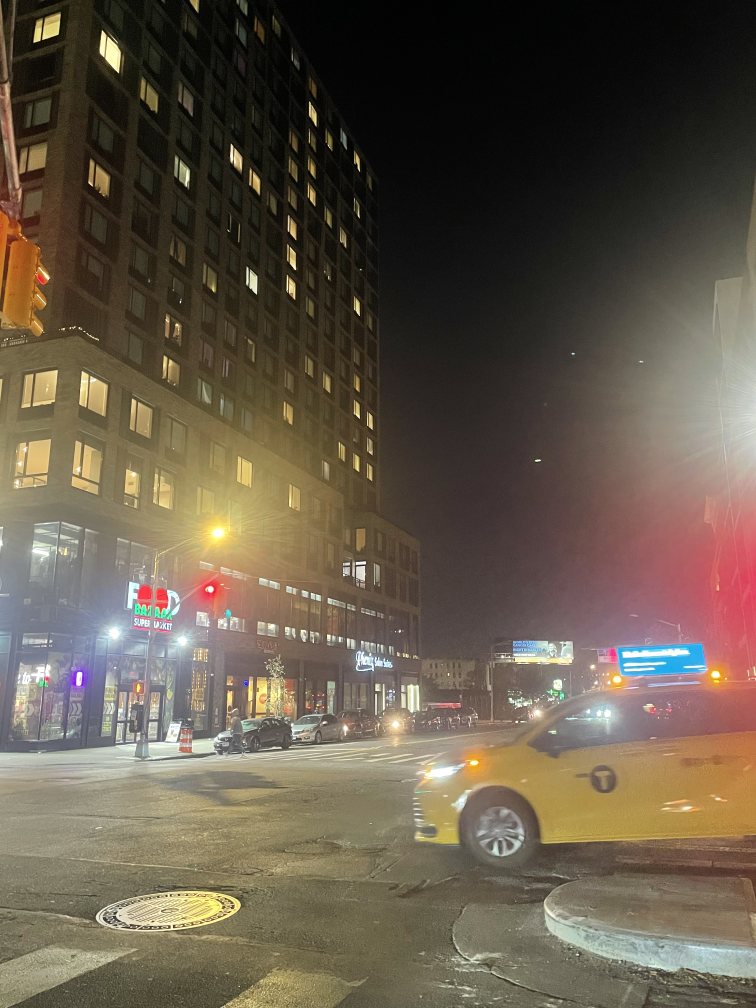
#> input picture hw3/results/challenge_1f_input/03.jpg, 3024 x 4032 px (shown at 1/4 size); its folder holds 2 pictures in this run
$ python -i programming.py   (imports and definitions only)
#> lines starting #> are read from the running program, lines starting #| are printed output that depends on the picture
### hw3/utils.py
import os
from pathlib import Path
from typing import List, Optional, Tuple

import cv2
import matplotlib.pyplot as plt
import numpy as np
from matplotlib.figure import Figure

DATA_DIR = Path("data")
RESULTS_DIR = Path("results")
RESULTS_DIR.mkdir(exist_ok=True)


# [27 lines left out: functions print_banner, get_data_path, not called in this run]


def get_result_path(filename: str) -> str:
    """
    Return the path to a data file.

    Args:
        filename (str): Name of the file.

    Returns:
        str: The absolute path to the file.
    """
    return str((RESULTS_DIR / filename).resolve())


def imread(
    path: str, flag: int = cv2.IMREAD_COLOR, rgb: bool = False, normalize: bool = False
) -> np.ndarray:
    """
    Read an image from a file.

    Args:
        path (str): Path to the image.
        flag (int, optional): Image read flag passed to cv2.imread. Defaults to cv2.IMREAD_COLOR.
        rgb (bool, optional): Whether to read the image as BGR (rgb=False) or RGB (rgb=True).
            Defaults to False.
        normalize (bool, optional): Normalize the image to the range [0, 1]. Defaults to False.

    Raises:
        FileNotFoundError: If the filepath could not be found.

    Returns:
        np.ndarray: The image as a multidimensional array.
    """
#> called with path = 'hw3/results/challenge_1f_input/03.jpg', rgb = True, normalize = True
    if not Path(path).is_file():
        raise FileNotFoundError(f"File not found: {path}")
    img = cv2.imread(str(path), flag)
#> img is the input picture: shape (4032, 3024, 3); mean B, G, R 74, 89.3, 100.6

    if rgb:
        img = cv2.cvtColor(img, cv2.COLOR_BGR2RGB)
    if normalize:
        img = img.astype(np.float32) / 255
    return img


# [60 lines left out: functions imread_alpha, imshow, imwrite, not called in this run]


def sift_matches(img1: np.ndarray, img2: np.ndarray) -> Tuple[np.ndarray, np.ndarray]:
    """
    Obtain point correspondence using SIFT features.

    Args:
        img1 (np.ndarray): First image.
        img2 (np.ndarray): Second image.

    Returns:
        Tuple[np.ndarray, np.ndarray]: src_points (Nx2) of points in img1,
            dst_points (Nx2) correspondences in img2.
    """
    if img1.dtype == np.float64 or img1.dtype == np.float32:
        img1 = (img1 * 255).astype(np.uint8)
    if img2.dtype == np.float64 or img2.dtype == np.float32:
        img2 = (img2 * 255).astype(np.uint8)

    sift = cv2.SIFT_create()

    kp1, des1 = sift.detectAndCompute(img1, None)
    kp2, des2 = sift.detectAndCompute(img2, None)

    bf = cv2.BFMatcher()
    matches = bf.knnMatch(des1, des2, k=2)

    good = []
    for m, n in matches:
        if m.distance < 0.8 * n.distance:
            good.append([m])

    src_pts = np.asarray([kp1[good[i][0].queryIdx].pt for i in range(len(good))])
    dest_pts = np.asarray([kp2[good[i][0].trainIdx].pt for i in range(len(good))])

    return src_pts, dest_pts


# [51 lines left out: function show_correspondences, not called in this run]


class EventHandler:
    # [16 lines left out: functions __init__, keypress_factory, not called in this run]


class ZoomPanEventHandler(EventHandler):
    # [111 lines left out: functions __init__, keypress_factory, zoom_factory, pan_factory, not called in this run]


class SelectPointsEventHandler(ZoomPanEventHandler):
    # [67 lines left out: functions __init__, keypress_factory, point_select_factory, not called in this run]


class SelectPointsViewer:
    # [16 lines left out: function __init__, not called in this run]

    def show(self):
        plt.show()

    def get_points(self) -> np.ndarray:
        return np.array(self.eh.points).astype(int)


# [39 lines left out: function click_pts, not called in this run]

### hw3/programming.py
from pathlib import Path
from typing import List, Tuple

import cv2
import numpy as np
import utils
from scipy.ndimage import distance_transform_edt

# Tunable parameters

# RANSAC parameters for challenge1a
CHALLENGE_1C_RANSAC_N = 500  # Number of iterations
CHALLENGE_1C_RANSAC_EPS = 5  # Maximum reprojection error


# --------------------------------------------------------------------------
# Challenge 1: Image Mosaicking App
# --------------------------------------------------------------------------
def compute_homography(src_pts: np.ndarray, dest_pts: np.ndarray) -> np.ndarray:
    """
    Compute the homography matrix relating the given points.
    Hint: use np.linalg.eig to compute the eigenvalues of a matrix.

    Args:
        src_pts (np.ndarray): Nx2 matrix of source points
        dest_pts (np.ndarray): Nx2 matrix of destination points

    Returns:
        np.ndarray: 3x3 homography matrix
    """
    assert src_pts.shape[0] == dest_pts.shape[0]
    assert src_pts.shape[1] == 2 and dest_pts.shape[1] == 2
    N = src_pts.shape[0]

    if N < 4:
        raise ValueError("At least four correspondences are required")
    normalized = []
    transforms = []
    for points in (src_pts, dest_pts):
        points = np.asarray(points, dtype=float)
        center = points.mean(axis=0)
        mean_distance = np.linalg.norm(points-center, axis=1).mean()
        if mean_distance < 1e-12:
            raise ValueError("Degenerate point configuration")
        scale = np.sqrt(2) / mean_distance
        T = np.array([[scale, 0, -scale*center[0]],
                      [0, scale, -scale*center[1]], [0, 0, 1]])
        normalized.append((points-center)*scale)
        transforms.append(T)
    x, y = normalized[0].T
    u, v = normalized[1].T
    A = np.zeros((2*N, 9))
    A[0::2] = np.column_stack((-x, -y, -np.ones(N), np.zeros((N, 3)), u*x, u*y, u))
    A[1::2] = np.column_stack((np.zeros((N, 3)), -x, -y, -np.ones(N), v*x, v*y, v))
    if np.linalg.matrix_rank(A) < 8:
        raise ValueError("Point configuration does not determine a homography")
    eigenvalues, eigenvectors = np.linalg.eig(A.T @ A)
    H_normalized = eigenvectors[:, np.argmin(eigenvalues.real)].real.reshape(3, 3)
    H = np.linalg.inv(transforms[1]) @ H_normalized @ transforms[0]
    scale = H[2, 2] if abs(H[2, 2]) > 1e-12 else np.linalg.norm(H)
    return H / scale


def apply_homography(H: np.ndarray, test_pts: np.ndarray) -> np.ndarray:
    """
    Apply the homography to the given test points

    Args:
        H (np.ndarray): 3x3 homography matrix
        test_pts (np.ndarray): Nx2 test points

    Returns:
        np.ndarray: Nx2 points after applying the homography
    """
    assert test_pts.shape[1] == 2

    points = np.column_stack((np.asarray(test_pts, dtype=float), np.ones(len(test_pts))))
    transformed = points @ np.asarray(H, dtype=float).T
    result = np.full((len(test_pts), 2), np.nan)
    valid = np.abs(transformed[:, 2]) > 1e-12
    result[valid] = transformed[valid, :2] / transformed[valid, 2, None]
    return result


def backward_warp_img(
    src_img: np.ndarray, H_inv: np.ndarray, dest_canvas_width_height: Tuple[int, int]
) -> Tuple[np.ndarray, np.ndarray]:
    """
    Apply a homography to the image using backward warping.

    Use cv2.remap to interpolate the warped points.
    The function call should follow this form:
        img_warp = cv2.remap(img, map_x.astype(np.float32),
            map_y.astype(np.float32), cv2.INTER_LINEAR, borderValue=np.nan).
    This casts map_x and map_y to 32-bit floats, chooses linear interpolation,
    and sets pixels outside the original image to NaN (not-a-number).

    Also, since we are working with color images, you should process each
    color channel separately.

    Args:
        src_img (np.ndarray): Nx2 source points
        H_inv (np.ndarray): 3x3 inverse of the src -> dest homography
        dest_canvas_width_height (Tuple[int, int]): size of the destination image

    Returns:
        Tuple[np.ndarray, np.ndarray]: final image, binary mask where the
            destination image is filled in
    """

    width, height = dest_canvas_width_height
    y, x = np.indices((height, width))
    points = np.column_stack((x.ravel(), y.ravel()))
    source_points = apply_homography(H_inv, points)
    map_x = source_points[:, 0].reshape(height, width)
    map_y = source_points[:, 1].reshape(height, width)
    source_height, source_width = src_img.shape[:2]
    valid = (np.isfinite(map_x) & np.isfinite(map_y) &
             (map_x >= -1e-6) & (map_x <= source_width-1+1e-6) &
             (map_y >= -1e-6) & (map_y <= source_height-1+1e-6))
    map_x = np.where(valid, np.clip(map_x, 0, source_width-1), -100)
    map_y = np.where(valid, np.clip(map_y, 0, source_height-1), -100)
    source = np.asarray(src_img, dtype=float)
    channels = source[:, :, None] if source.ndim == 2 else source
    warped = np.empty((height, width, channels.shape[2]), dtype=float)
    for channel in range(channels.shape[2]):
        warped[:, :, channel] = cv2.remap(
            np.pad(channels[:, :, channel], 1, mode="edge"),
            (map_x+1).astype(np.float32), (map_y+1).astype(np.float32),
            cv2.INTER_LINEAR, borderValue=np.nan)
    mask = valid & np.all(np.isfinite(warped), axis=2)
    warped[~mask] = 0
    return (warped[:, :, 0] if source.ndim == 2 else warped), mask


# [27 lines left out: function warp_img_onto, not called in this run]


def run_RANSAC(
    src_pts: np.ndarray, dest_pts: np.ndarray, ransac_n: int, ransac_eps: float
) -> Tuple[np.ndarray, np.ndarray]:
    """
    Run RANSAC on the given point correspondences to compute a homography
    from source to destination points. When sampling new points at each RANSAC
    iteration, remember to sample _without_ replacement.

    Args:
        src_pts (np.ndarray): Nx2 source points
        dest_pts (np.ndarray): Nx2 destination points
        ransac_n (int): number of RANSAC iterations
        ransac_eps (float): maximum 2D reprojection error for inliers

    Returns:
        Tuple[np.ndarray, np.ndarray]: Tuple of the inlier indices and the
        estimated homography matrix.
    """
    assert src_pts.shape[0] == dest_pts.shape[0]
    assert src_pts.shape[1] == 2 and dest_pts.shape[1] == 2

    if len(src_pts) < 4 or ransac_n <= 0 or ransac_eps <= 0:
        raise ValueError("RANSAC needs four matches and positive parameters")
    rng = np.random.default_rng(0)
    best_indices = np.empty(0, dtype=int)
    best_error = np.inf
    best_H = None
    for _ in range(ransac_n):
        sample = rng.choice(len(src_pts), 4, replace=False)
        try:
            H = compute_homography(src_pts[sample], dest_pts[sample])
        except (ValueError, np.linalg.LinAlgError):
            continue
        error = np.linalg.norm(apply_homography(H, src_pts)-dest_pts, axis=1)
        indices = np.flatnonzero(np.isfinite(error) & (error <= ransac_eps))
        mean_error = error[indices].mean() if len(indices) else np.inf
        if len(indices) > len(best_indices) or (len(indices) == len(best_indices) and mean_error < best_error):
            best_indices, best_error, best_H = indices, mean_error, H
    if best_H is None or len(best_indices) < 4:
        raise ValueError("Could not find a nondegenerate consensus")
    for _ in range(5):
        try:
            refined_H = compute_homography(src_pts[best_indices], dest_pts[best_indices])
        except (ValueError, np.linalg.LinAlgError):
            break
        error = np.linalg.norm(apply_homography(refined_H, src_pts)-dest_pts, axis=1)
        indices = np.flatnonzero(np.isfinite(error) & (error <= ransac_eps))
        if len(indices) < 4:
            break
        unchanged = np.array_equal(indices, best_indices)
        best_indices, best_H = indices, refined_H
        if unchanged:
            break
    return best_indices, best_H


def blend_image_pair(
    img1: np.ndarray,
    mask1: np.ndarray,
    img2: np.ndarray,
    mask2: np.ndarray,
    blending_mode: str,
) -> np.ndarray:
    """
    Blend two images together using the "overlay" or "blend" mode.

    In the "overlay" mode, image 2 is overlaid on top of image 1 wherever
    mask2 is non-zero.
    In "blend" mode, the blended image is a weighted combination of the two
    images, where each pixel is weighted based on its distance to the edge.

    Args:
        img1 (np.ndarray): First image
        mask1 (np.ndarray): Mask where the first image is non-zero
        img2 (np.ndarray): Second image
        mask2 (np.ndarray): Mask where the second image is non-zero
        blending_mode (str): "overlay" or "blend"

    Returns:
        np.ndarray: blended image.
    """
    assert blending_mode in ["overlay", "blend"]

    mask1 = np.asarray(mask1, dtype=bool)
    mask2 = np.asarray(mask2, dtype=bool)
    first = np.where(mask1[..., None], np.nan_to_num(img1), 0) if img1.ndim == 3 else np.where(mask1, np.nan_to_num(img1), 0)
    second = np.where(mask2[..., None], np.nan_to_num(img2), 0) if img2.ndim == 3 else np.where(mask2, np.nan_to_num(img2), 0)
    if blending_mode == "overlay":
        return np.where(mask2[..., None] if img2.ndim == 3 else mask2, second, first)
    weight1 = distance_transform_edt(np.pad(mask1, 1))[1:-1, 1:-1]
    weight2 = distance_transform_edt(np.pad(mask2, 1))[1:-1, 1:-1]
    total = weight1 + weight2
    total[total == 0] = 1
    if img1.ndim == 3:
        weight1, weight2, total = weight1[..., None], weight2[..., None], total[..., None]
    return (first*weight1 + second*weight2) / total


def stitch_imgs(imgs: List[np.ndarray]) -> np.ndarray:
    """
    Stitch a list of images together into an image mosaic.
    imgs: list of images to be stitched together. You may assume the order
    the images appear in the list is the order in which they should be stitched
    together.

    Args:
        imgs (List[np.ndarray]): list of images to be stitched together. You may
        assume the order the images appear in the list is the order in which
        they should be stitched together.

    Returns:
        np.ndarray: the final, stitched image
    """

    if not imgs:
        raise ValueError("At least one image is required")
    imgs = [image.astype(float) / np.iinfo(image.dtype).max
            if np.issubdtype(image.dtype, np.integer) else np.asarray(image, dtype=float)
            for image in imgs]
    mosaic = imgs[0].copy()
    mosaic_mask = np.ones(mosaic.shape[:2], dtype=bool)
    for image in imgs[1:]:
        src_pts, dest_pts = utils.sift_matches(image, mosaic)
        _, H = run_RANSAC(src_pts, dest_pts, CHALLENGE_1C_RANSAC_N, CHALLENGE_1C_RANSAC_EPS)
        height, width = image.shape[:2]
        corners = np.array([[0, 0], [width-1, 0], [width-1, height-1], [0, height-1]])
        transformed_corners = apply_homography(H, corners)
        if not np.isfinite(transformed_corners).all():
            raise ValueError("Image corners project to infinity")
        old_height, old_width = mosaic.shape[:2]
        minimum = np.floor(np.minimum(transformed_corners.min(axis=0), [0, 0])).astype(int)
        maximum = np.ceil(np.maximum(transformed_corners.max(axis=0), [old_width-1, old_height-1])).astype(int)
        new_width, new_height = maximum-minimum+1
        if new_width*new_height > 50_000_000:
            raise ValueError("Implausibly large mosaic; check image overlap")
        T = np.array([[1, 0, -minimum[0]], [0, 1, -minimum[1]], [0, 0, 1]])
        padded = np.zeros((new_height, new_width)+mosaic.shape[2:], dtype=float)
        padded_mask = np.zeros((new_height, new_width), dtype=bool)
        left, top = -minimum
        padded[top:top+old_height, left:left+old_width] = mosaic
        padded_mask[top:top+old_height, left:left+old_width] = mosaic_mask
        warped, mask = backward_warp_img(image, np.linalg.inv(T @ H), (new_width, new_height))
        mosaic = blend_image_pair(padded, padded_mask, warped, mask, "blend")
        mosaic_mask = padded_mask | mask
    return mosaic


def build_your_own_panorama() -> np.ndarray:
    """
    Build your own panorama using images in results/challenge_1f_input/.
    """
    input_path = utils.get_result_path("challenge_1f_input")  # Do not change

    # Load images
    # Start with the middle view to limit perspective distortion.
    file_names = sorted(p.name for p in Path(input_path).iterdir()
                        if p.suffix.lower() in {".jpg", ".jpeg", ".png", ".bmp"}) if Path(input_path).is_dir() else []
    middle = len(file_names) // 2
    file_names = file_names[middle:middle+1] + file_names[:middle][::-1] + file_names[middle+1:]
    imgs = []
    for f_name in file_names:
        img_path = str((Path(input_path) / f_name).resolve())
        img = utils.imread(img_path, flag=None, rgb=True, normalize=True)
        height, width = img.shape[:2]
        scale = min(1.0, 1280/width, 720/height)
        if scale < 1:
            img = cv2.resize(img, (round(width*scale), round(height*scale)))
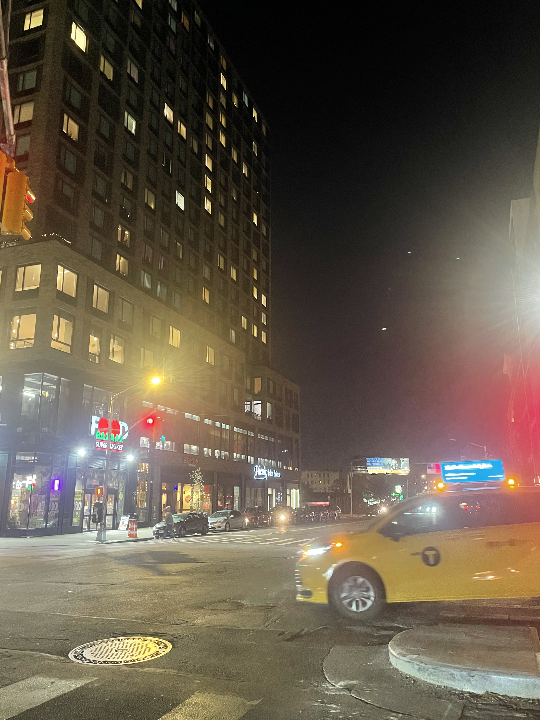
#> img: shape (720, 540, 3) float32; mean R, G, B 0.394, 0.35, 0.29
        imgs.append(img)

    if len(imgs) < 2:
        raise FileNotFoundError("Add at least two overlapping camera photos to results/challenge_1f_input")
    return stitch_imgs(imgs)
#> in stitch_imgs, `imgs = [image.astype(float) / np.iinfo(image.dtype).max if np.issubdty..`: imgs = 2 items
#> in stitch_imgs, `mosaic = imgs[0].copy()`:
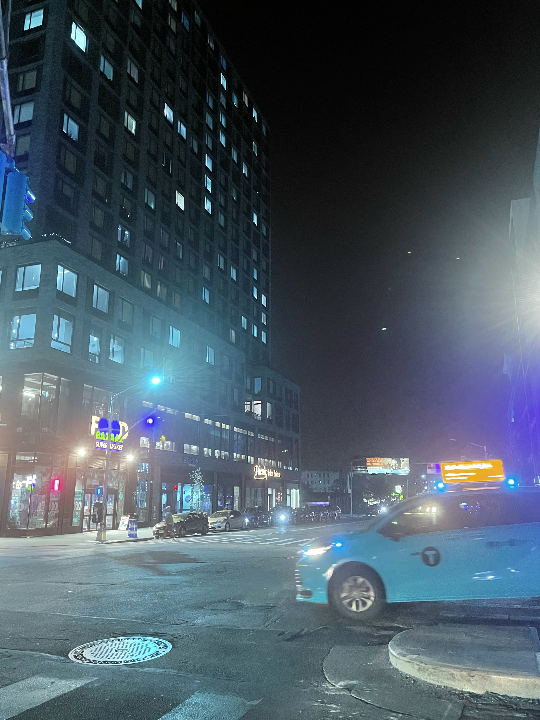
#> mosaic: shape (720, 540, 3) float64; mean of channels 0, 1, 2 0.394, 0.35, 0.29; drawn as B, G, R
#> the loop in stitch_imgs, `for image in imgs[1:]:` made 1 pass
#> matches in sift_matches on pass 1: 1321 matches
#> pass 1, in sift_matches, `img1 = (img1 * 255).astype(np.uint8)`:
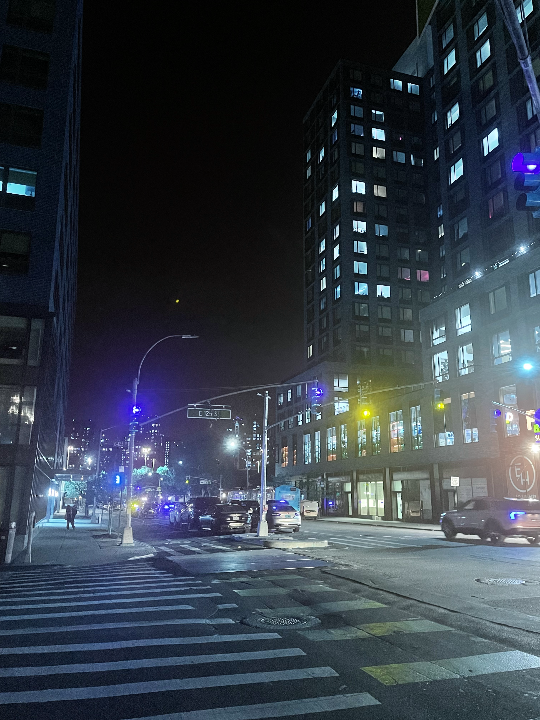
#> img1: shape (720, 540, 3); mean of channels 0, 1, 2 73.7, 63.1, 54.2; drawn as B, G, R
#> pass 1, in backward_warp_img, `y, x = np.indices((height, width))`:
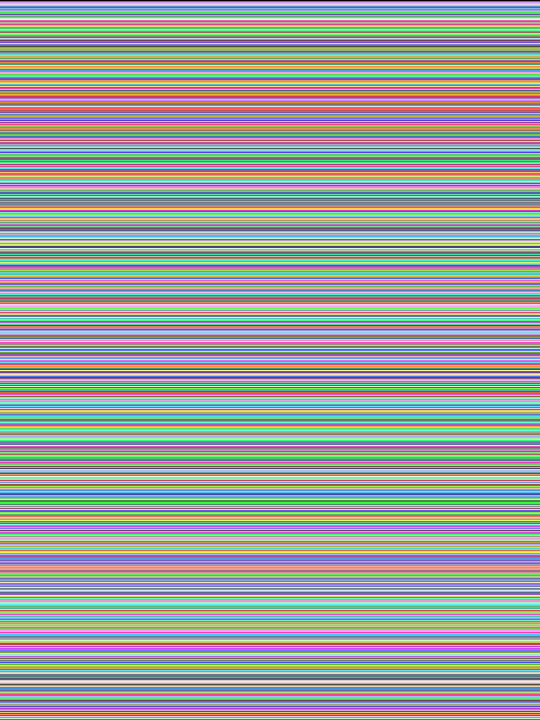
#> y: shape (720, 540) int64; 720 distinct labels, from 0 to 719; one colour per label, 0 black
#> pass 1, in backward_warp_img, `y, x = np.indices((height, width))`:
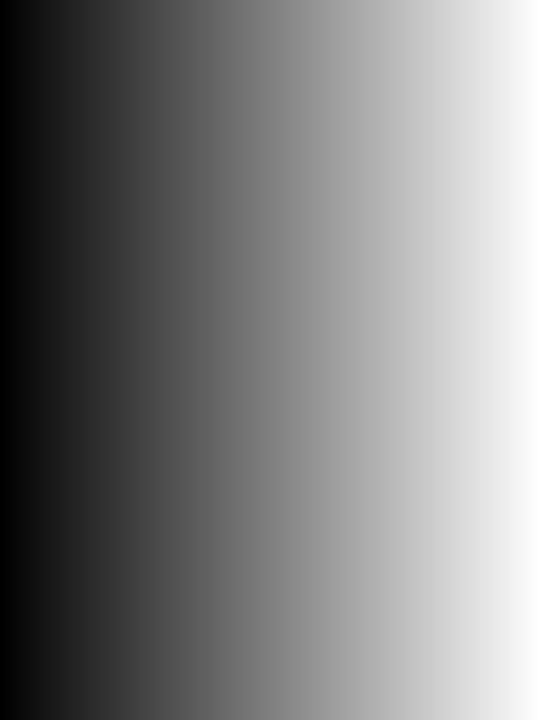
#> x: shape (720, 540) int64; min 0, max 539, mean 269.5; drawn with min black and max white
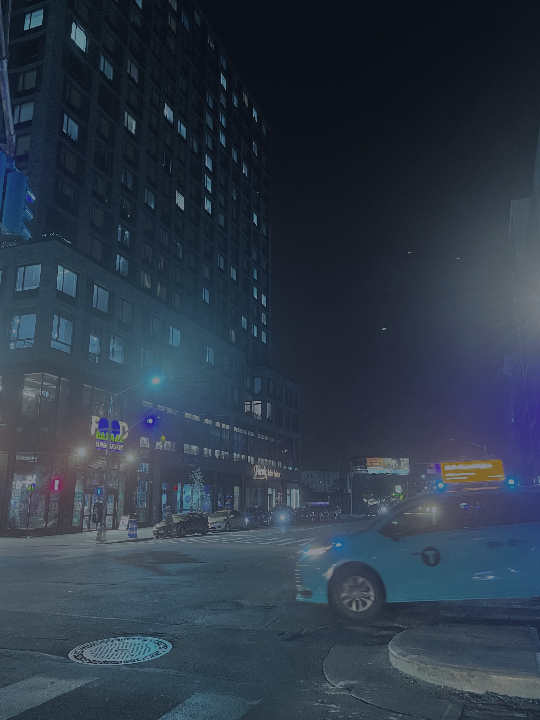
#> returned value: shape (720, 540, 3) float64; mean of channels 0, 1, 2 0.288, 0.231, 0.183; drawn as B, G, R

>>> result = build_your_own_panorama()
